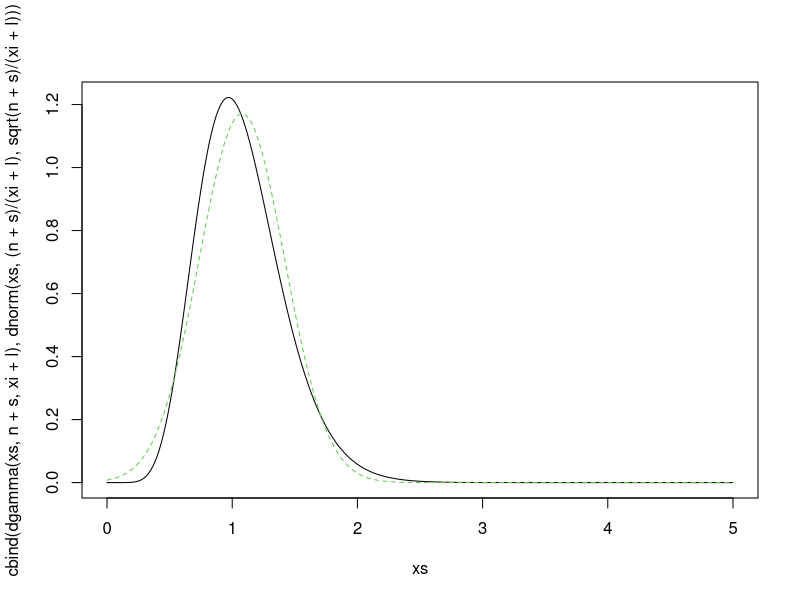

Generate this figure with R:
n <- 8
s <- 2
l <- 3
xi <- 6.28
xs <- seq(0,5,length.out=300)
matplot(xs, cbind(dgamma(xs,n+s,xi+l), dnorm(xs,(n+s)/(xi+l),sqrt(n+s)/(xi+l))),type='l',col=c(1,3))

rbind(c(1,2,3),c(2,3,4))
cbind(c(1,2,3),c(2,3,4))
matrix(c(1,2,3,2,3,4),2)
